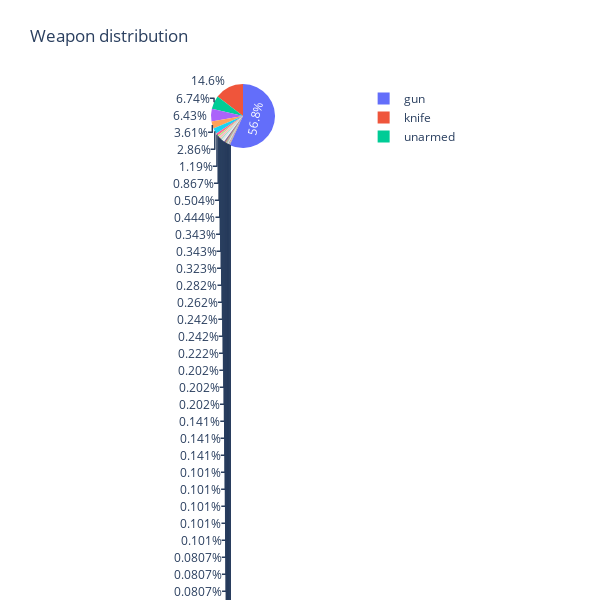

Notebook code cell kept with this figure:
### Markdown cell above
#### 3A. Examining Armed Values Prior to Conversion

### Code cell
pie_me = data['armed'].value_counts().reset_index()
pie_me.columns = ['armed', 'count']

fig = px.pie(
    pie_me, 
    values='count', 
    names='armed',  
    title='Weapon distribution', 
    width=600, 
    height=600
)

fig.show()

### Figure 1 — Plotly figure (JSON) as saved in the notebook; plotly's stock layout.template omitted (floating-point values rounded to 4 significant figures)
{"data": [{"domain": {"x": [0, 1], "y": [0, 1]}, "hovertemplate": "armed=%{label}<br>count=%{value}<extra></extra>", "labels": ["gun", "knife", "unarmed", "undetermined", "toy weapon", "vehicle", "unknown weapon", "machete", "Taser", "sword", "ax", "baseball bat", "gun and knife", "hammer", "metal pipe", "box cutter", "sharp object", "screwdriver", "hatchet", "gun and car", "gun and vehicle", "shovel", "crossbow", "scissors", "rock", "baton", "blunt object", "pipe", "piece of wood", "meat cleaver", "straight edge razor", "vehicle and gun", "pick-axe", "crowbar", "chair", "guns and explosives", "chain", "metal pole", "BB gun", "beer bottle", "metal stick", "samurai sword", "metal object", "pellet gun", "Airsoft pistol", "pole", "flashlight", "chain saw", "pole and knife", "brick", "hatchet and gun", "pitchfork", "grenade", "bean-bag gun", "nail gun", "metal hand tool", "vehicle and machete", "glass shard", "pen", "gun and sword", "spear", "bottle", "wasp spray", "cordless drill", "garden tool", "BB gun and vehicle", "gun and machete", "ice pick", "air conditioner", "wrench", "carjack", "oar", "walking stick", "lawn mower blade", "hand torch", "incendiary device", "baseball bat and fireplace poker", "pepper spray", "barstool", "bayonet", "stapler", "bow and arrow", "fireworks", "tire iron", "motorcycle", "baseball bat and bottle", "flagpole", "metal rake", "contractor's level", "air pistol", "machete and gun", "chainsaw"], "legendgroup": "", "name": "", "showlegend": true, "type": "pie", "values": [2814, 725, 334, 319, 179, 142, 59, 43, 25, 22, 17, 17, 16, 14, 13, 12, 12, 11, 10, 10, 10, 7, 7, 7, 5, 5, 5, 5, 5, 4, 4, 4, 4, 4, 4, 3, 3, 3, 3, 3, 3, 3, 3, 3, 3, 2, 2, 2, 2, 2, 2, 2, 1, 1, 1, 1, 1, 1, 1, 1, 1, 1, 1, 1, 1, 1, 1, 1, 1, 1, 1, 1, 1, 1, 1, 1, 1, 1, 1, 1, 1, 1, 1, 1, 1, 1, 1, 1, 1, 1, 1, 1]}], "layout": {"height": 600, "legend": {"tracegroupgap": 0}, "title": {"text": "Weapon distribution"}, "width": 600}}
